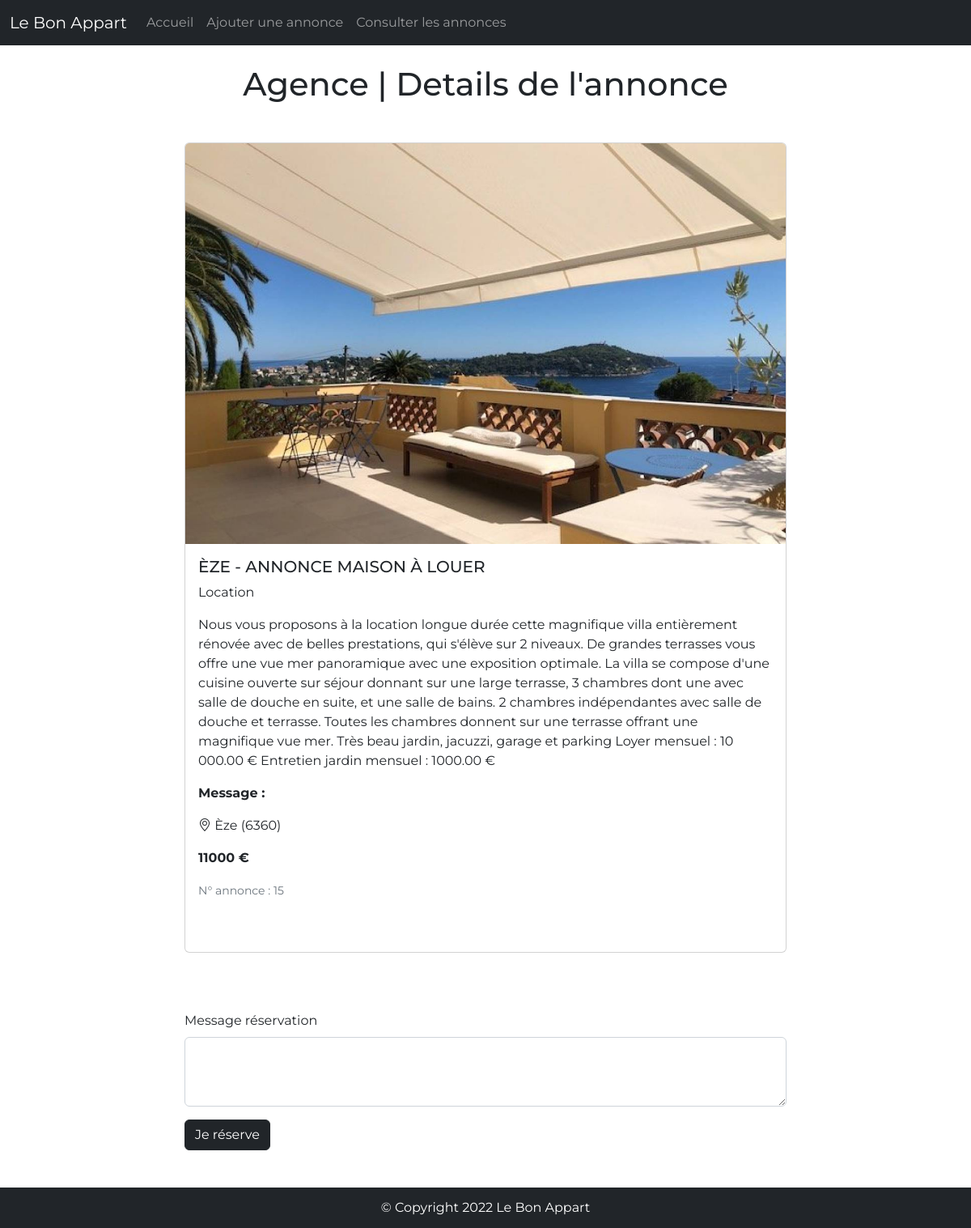
The page /annonce_details.php?id=15 on the database its author committed.
### tables this page shows
CREATE TABLE `advert` (
  `id` int(3) NOT NULL,
  `title` varchar(100) NOT NULL,
  `description` text NOT NULL,
  `postal_code` int(5) UNSIGNED ZEROFILL NOT NULL,
  `city` varchar(100) NOT NULL,
  `type` enum('Location','Vente') NOT NULL,
  `price` int(11) NOT NULL,
  `reservation_message` text
);

### annonce_details.php (the view, shortened to what this page needs)
<?php
require_once './inc/head_inc.php';
if (isset($_GET['id'])) {
    $reqProd = $connect->query("SELECT * FROM advert WHERE id = '$_GET[id]'");
    $annonce = $reqProd->fetch(PDO::FETCH_ASSOC);
}
?>
</head>
<?php
require_once './inc/header_inc.php';
?>
<body>
    <h1 class="text-center mt-4 mb-5">Agence | Details de l'annonce</h1>
    <div class="container mb-5 mt-4 d-flex flex-column align-items-center">
        <div class="col-8">
            <div class="card mb-5">
                <img src="./img/default-img.jpeg" class="card-img-top" alt="...">
                <div class="card-body mb-5">
                    <h5 class="card-title"><?php echo $annonce['title']; ?></h5>
                    <p class="card-text"><?php echo $annonce['type']; ?></p>
                    <p class="card-text"><?php echo $annonce['description']; ?></p>
                    <p class="card-text"><strong>Message : </strong><?php echo $annonce['reservation_message']; ?></p>
                    <p class="card-text"><i class="bi bi-geo-alt"></i> <?php echo $annonce['city']; ?> (<?php echo $annonce['postal_code']; ?>)</p>
                    <p class="card-text"><strong><?php echo $annonce['price']; ?> €</strong></p>
                    <p class="card-text"><small class="text-muted">N° annonce : <?php echo $annonce['id']; ?></small></p>
                </div>
            </div>
        </div>
        <div class="col-8 mt-4 mb-5">
            <form action="" method="POST">
                <div class="mb-3">
                    <label for="message" class="form-label">Message réservation</label>
                    <textarea class="form-control" id="message" name="message" rows="3"></textarea>
                </div>
                <button type="submit" name="submit" class="btn btn-dark">Je réserve</button>
            </form>
        </div>
    </div>
    <?php
    require_once './inc/footer_inc.php';
    ?>

### css/style.css (style rules this page uses)
* { margin: 0; padding: 0; }
body { font-family: 'Montserrat', sans-serif; }
.card-title { text-transform: uppercase; }

### rows shown on the page
advert: title "ÈZE - ANNONCE MAISON À LOUER", type "Location", description "Nous vous proposons à la location longue durée cette magnifique villa entièrement rénovée avec de belles prestations, qui s'élève sur 2 niveaux. De grandes terrasses vous offre une vue mer panoramique avec une exposition optimale. La villa se compose d'une cuisine ouverte sur séjour donnant sur une large terrasse, 3 chambres dont une avec salle de douche en suite, et une salle de bains. 2 chambres indépendantes avec salle de douche et terrasse. Toutes les chambres donnent sur une terrasse offrant une magnifique vue mer. Très beau jardin, jacuzzi, garage et parking Loyer mensuel : 10 000.00 € Entretien jardin mensuel : 1000.00 €", city "Èze", postal_code "6360", price "11000", id "15"
